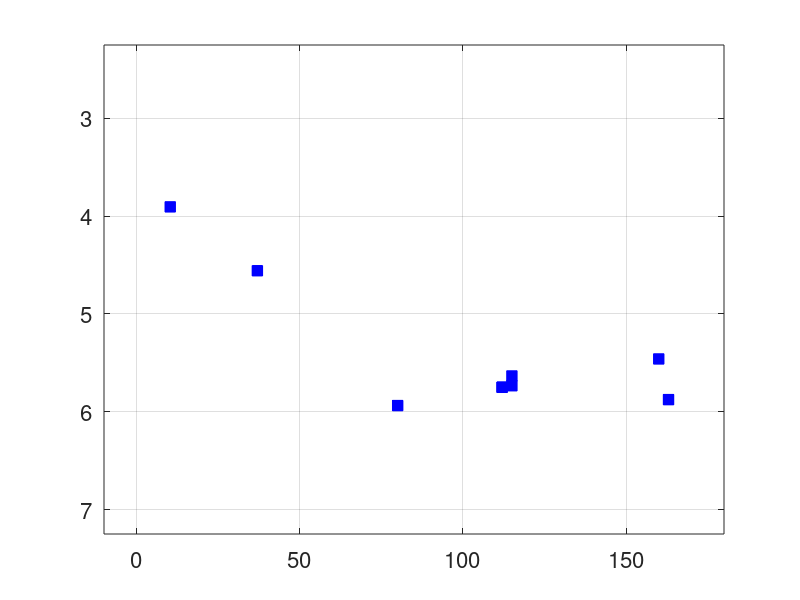

Write MATLAB code to recreate this figure. (Note: this script raises an error after producing the figure.)
%MOR_CompositeFit.m
%
%  J. Aurnou 11/9/16
%
%     This matlab script reads in a Carlson n Johnson 1994 data set: MOR_data_w.mat. 
% 
%       Plots the three ridges MAR, EPR and CIR as three different color symbols.
%       Overplots a best depth vs. age^1/2 fit to all the compiled data 
%       with Ages <= tau AND fits a linear trend for all data > tau.
%       This is accomplished via an nlinfit procedure, which best fits both curves as well the value of t_break.
%



%%%%%%%%%%%%%%%%%%%
%CLEAN UP THE WORKSPACE
%%%%%%%%%%%%%%%%%%%

    clear           %clears all open variables
    clc             %clears the command window
    close all       %closes all open figure windows
    format shortE   %Engineering notation


%%%%%%%%%%%%%%%%%%%
%LOAD C&J DATA:  
%%%%%%%%%%%%%%%%%%%

    %LOAD DATA FILES: 
    load MOR_data_w.mat;   %file stored in directory DATA that within my current folder.
    
    %LOADS: Age (Ma), Depth (m), Ridge (cell) 
    %all are 61 x 1 arrays.

    %CONVERT DEPTH TO KILOMETERS
    Depth = Depth/1e3;
       
       
    %%%%%%%%%%%%%%%%%%%
    %RIDGE LV's: 
    %%%%%%%%%%%%%%%%%%%

        %Use string compare command (strcmp) to pick out the different 
        %ridge indices in cell array Ridge
        LV_MAR = strcmp('MAR', Ridge); 
        LV_EPR = strcmp('EPR', Ridge); 
        LV_CIR = strcmp('CIR', Ridge); 

   

%%%%%%%%%%%%%%%%%%%
%ANONYMOUS COMPOSITE RIDGE FUNCTION, RIDGE_CMPFCN: 
%%%%%%%%%%%%%%%%%%%
     
    %Anon Fcn: C = 1x4 coef array; t = age array
    Ridge_CmpFcn = @ (C, t)   (C(1).*sqrt( t  ) + C(2)).*(t <= C(3)) ...
                          + ( (C(1).*sqrt(C(3)) + C(2)) + C(4).*(t - C(3)) ).*(t > C(3)); 
                           
                      
       
    %fcn = (A.*t^1/2   + B).*(t<=tbreak) +         
           %%% t^1/2 law below t = tbreak %%%
    %    ( (A.*tbreak^1/2 + B) + C*.(t - tbreak) ).* (t > tbreak)   
           %%% linear (t - tbreak) law above t = tbreak %%%

    
    
%%%%%%%%%%%%%%%%%%%
%Best Fit to ridge_cmpfcn
%%%%%%%%%%%%%%%%%%%


        %%%%%%%%%%%%%%%%%%%
        %NLINFIT: 
        %%%%%%%%%%%%%%%%%%%

        C_IN  = [0.50 10 10 7];      %Guess Units: km/Ma^1/2 km Age km/Ma

        C_OUT = nlinfit(Age, Depth, Ridge_CmpFcn, C_IN);
            %GENERICALLY: BETA_FIT = nlinfit(X,Y, TEST_FCN, BETA0)
            
                
            %FOR PLOTTING SMOOTH FIT CURVES: 
                xsmooth = [0:0.1:max(Age)];                     %uber high res x-array
                ysmooth = Ridge_CmpFcn(C_OUT, xsmooth);         %corresponding high res best fit y-values

            
                
%%%%%%%%%%%%%%%%%%%
%PLOT: 
%%%%%%%%%%%%%%%%%%%
                   
    %OPEN FIGURE1
    fig1 = figure(1);
    %SET BACKGROUND WHITE
    set(fig1,'color','white');                    
    %SET CUSTOM IMAGE SIZE
    set(fig1, 'Position', [900, 900, 800, 500]); 
    
    
    %FONTSIZE VALUE
    fsize = 20;
    %LINEWIDTH
    lwidth = 2.51;
    %MARKER SIZE
    msize = 7.5;


    %PLOT MAR DATA:
    plot(Age(LV_MAR), Depth(LV_MAR),'sb', 'markersize', msize, 'markerfacecolor', 'b')
    set(gca, 'Ydir', 'reverse')
    set(gca, 'fontsize', 16)
    axis([-10 180 2.250 7.250])
    grid on
    hold on
    
    %PLOT LABELS: 
    xstr = 'Seafloor Age, t [Ma]';
    ystr = 'Bathymetric Depth [km]';
    titlestr = ['C&J94 Composite Best Fit; J. Aurnou, ' date];
%    xylabels(xstr, ystr, fsize);
    plotlabels(xstr, ystr, titlestr, fsize);
%    title(titlestr, 'fontsize', 0.75*fsize);
    
    %OVERPLOTS:
    %EPR DATA
    plot(Age(LV_EPR), Depth(LV_EPR),'or', 'markersize', msize, 'markerfacecolor', 'r')

    %CIR DATA
    plot(Age(LV_CIR), Depth(LV_CIR),'dg', 'markersize', msize, 'markerfacecolor', 'g')

    %NLINFIT to Ridge_CmpFcn:
    plot(xsmooth, ysmooth, '-k', 'linewidth', lwidth)
                        

            %LEGEND BOX
            hleg = legend('MAR Data', 'EPR Data', 'CIR Data', ...
                'Composite NLINFIT','location','NorthEast');
            set(hleg, 'fontsize', 0.75*fsize);
            
            %FIT STRINGS: 
            FITstr1 = 'Depth = (A*t^{1/2}   + B)*(t<=tau)';
            FITstr2 = '        + ( (A*tau^{1/2} + B) + C*(t - tau) )* (t > tau)';
            FITstr3 = ['A = ' num2str(C_OUT(1), '%1.2f') '; B = ' num2str(C_OUT(2), '%1.2f') ...
                        '; tau = ' num2str(C_OUT(3), '%2.1f') '; C = ' num2str(C_OUT(4), '%1.2g')];
                    
            text(82.5, 3.75,  FITstr1, 'fontsize', 14);
            text(82.5, 4.00,  FITstr2, 'fontsize', 14);
            text(82.5, 4.375, FITstr3, 'fontsize', 14);
            
%%%%%%%%%%%%%%%%%%%%%%%%%%%%%%%%%%%%%%%%%%%%%%%%%%%%%%%%%
%   PRINT TO PNG: 
%%%%%%%%%%%%%%%%%%%%%%%%%%%%%%%%%%%%%%%%%%%%%%%%%%%%%%%%%
           

    %SETS CUSTOM PAGE SIZE TO OUTPUT:
        fig1.PaperPositionMode = 'auto';	
    %PRINT: 
        print(fig1, '-r225', '-dpng', 'MOR_CompositeFit');

       
        
%END OF CnJ 1994 COMPOSITE NLINFIT EXERCISE


